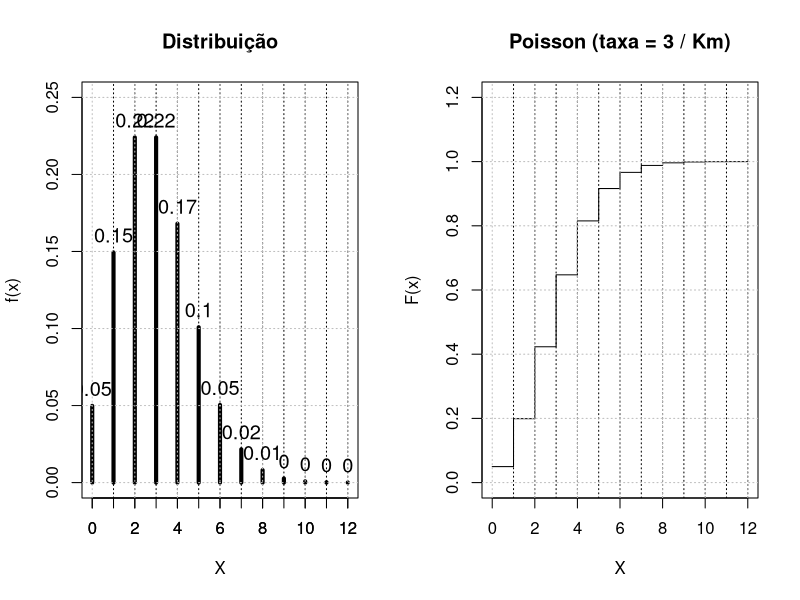

Here is the R script that generated this plot:
par(mfrow = c(1, 2))
x <- 0:12
fx <- dpois(x, 3)
plot(main = "Distribuição",
     x,
     fx,
     type = "h",
     xlab = "X",
     ylab = "f(x)",
     ylim = c(0, 0.25),
     lwd=4
)
axis(1, at=x, labels = x)
#axis(2, labels = x )
abline(v=seq(1,12), lty=3,lwd = 1)
grid(nx = NULL, ny = NULL, lty = 3, lwd = 1, col = "gray")
text(x, fx, round(fx, 2), cex = 1.2, pos = 3)

Fx <- ppois(x, 3)
plot(main = "Poisson (taxa = 3 / Km)",
     x,
     Fx,
     type = "s",
     xlab = "X",
     ylab = "F(x)",
     ylim = c(0, 1.2)     
)
abline(v=seq(1,12), lty=3,lwd = 1)
grid(nx = NULL, ny = NULL, lty = 3, lwd = 1, col = "gray")
par(mfrow = c(1, 1))
